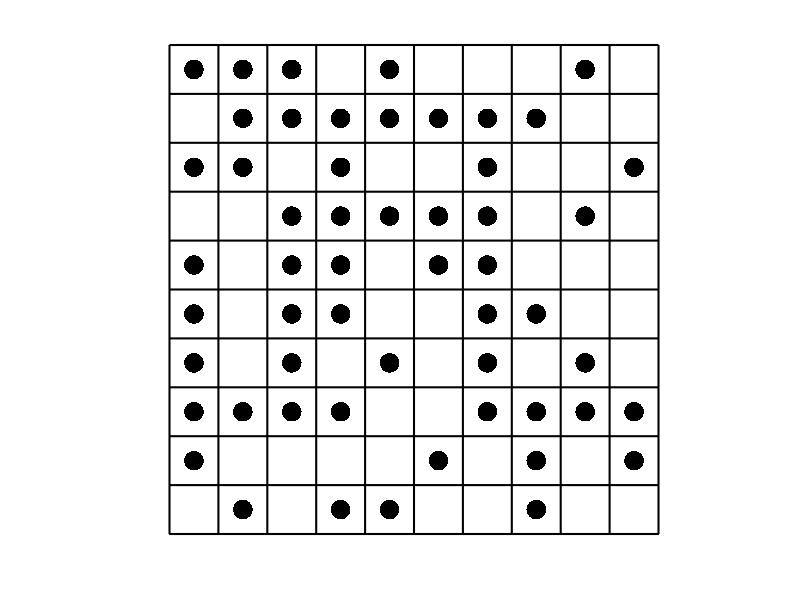

This figure's MATLAB source:
clc
clear all
close all

figure(1)
pbaspect([1, 1, 1]); hold on
plot([0, 100, 100, 0, 0], [0, 0, 100, 100, 0], 'k-', ...
    'linewidth', 1.5); hold on
grid on

xticks([0:10:100])

set(gca,'YTickLabel',[]);
set(gca,'XTickLabel',[]);
hold on

for i=[10:10:90]
    plot([i, i], [0, 100], 'k-', 'linewidth', 1.5); hold on
end

for i=[10:10:90]
    plot([0, 100], [i, i], 'k-', 'linewidth', 1.5); hold on
end

NumSites=70;

X = randi([1,10], [NumSites, 1]) .* 10 - 5;
Y = randi([1,10], [NumSites, 1]) .* 10 - 5;

for i = [1:NumSites]
    scatter(X, Y, 200, 'o', 'filled', 'markerfacecolor', 'k'); hold on
end